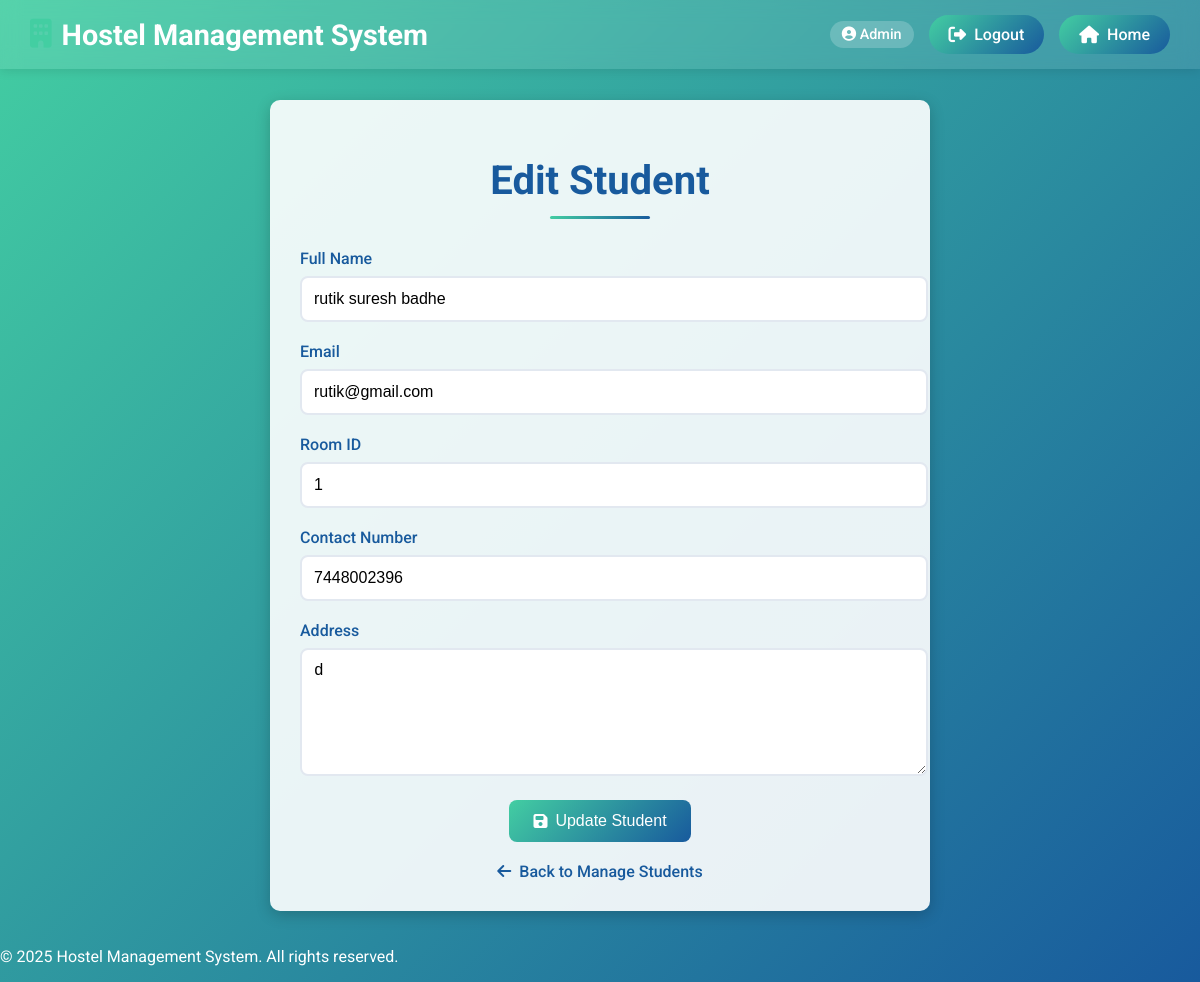
The page /admin/edit_student.php?id=3 (signed in) on the database its author committed.
### tables this page shows
CREATE TABLE `students` (
  `id` int(11) NOT NULL,
  `user_id` int(11) NOT NULL,
  `room_id` int(11) DEFAULT NULL,
  `contact_number` varchar(20) DEFAULT NULL,
  `address` text DEFAULT NULL
);

CREATE TABLE `users` (
  `id` int(11) NOT NULL,
  `name` varchar(100) NOT NULL,
  `email` varchar(100) NOT NULL,
  `password` varchar(255) NOT NULL,
  `role` enum('admin','student') DEFAULT 'student',
  `created_at` timestamp NOT NULL DEFAULT current_timestamp()
);

### admin/edit_student.php (the view, shortened to what this page needs)
<?php
include '../includes/header.php';
include '../includes/db_connect.php';
if (isset($_GET['id'])) {
    $student_id = $_GET['id'];
    $query = "SELECT s.id, u.name, u.email, s.room_id, s.contact_number, s.address
              FROM students s
              JOIN users u ON s.user_id = u.id
              WHERE s.id = ?";
    $stmt = $conn->prepare($query);
    $stmt->bind_param("i", $student_id);
    $stmt->execute();
    $result = $stmt->get_result();
    if ($result->num_rows === 1) {
        $student = $result->fetch_assoc();
    } else {
        die("Student not found.");
    }
} else {
    header("Location: students.php");
    exit;
}
?>
<!DOCTYPE html>
<html lang="en">
<head>
    <link rel="stylesheet" href="https://cdnjs.cloudflare.com/ajax/libs/font-awesome/6.4.0/css/all.min.css">
</head>
<body>
    <div class="main-container">
        <div class="form-container">
            <div class="page-header">
                <h1>Edit Student</h1>
            </div>
            <form method="POST">
                <div class="form-group">
                    <label for="name">Full Name</label>
                    <input type="text" name="name" value="<?php echo htmlspecialchars($student['name']); ?>" required>
                </div>
                <div class="form-group">
                    <label for="email">Email</label>
                    <input type="email" name="email" value="<?php echo htmlspecialchars($student['email']); ?>" required>
                </div>
                <div class="form-group">
                    <label for="room_id">Room ID</label>
                    <input type="number" name="room_id" value="<?php echo htmlspecialchars($student['room_id']); ?>">
                </div>
                <div class="form-group">
                    <label for="contact">Contact Number</label>
                    <input type="text" name="contact" value="<?php echo htmlspecialchars($student['contact_number']); ?>">
                </div>
                <div class="form-group">
                    <label for="address">Address</label>
                    <textarea name="address" required><?php echo htmlspecialchars($student['address']); ?></textarea>
                </div>
                <button type="submit" class="submit-btn">
                    <i class="fas fa-save"></i> Update Student
                </button>
            </form>
            <a href="students.php" class="back-button">
                <i class="fas fa-arrow-left"></i> Back to Manage Students
            </a>
        </div>
    </div>
    <?php include '../includes/footer.php'; ?>
</body>
</html>

### includes/header.php (style rules this page uses)
body { margin: 0; padding: 0; font-family: 'Roboto', sans-serif; }

### admin/edit_student.php (style rules this page uses)
body { background: linear-gradient(135deg, #43cea2, #185a9d); color: #fff; font-family: 'Roboto', sans-serif; margin: 0; padding: 0; min-height: 100vh; display: flex; flex-direction: column; }
.main-container { flex: 1; display: flex; flex-direction: column; align-items: center; padding: 20px; text-align: center; margin-top: 80px; }
.form-container { background: rgba(255, 255, 255, 0.9); padding: 30px; border-radius: 10px; box-shadow: 0 4px 15px rgba(0, 0, 0, 0.2); width: 100%; max-width: 600px; color: #333; }
.page-header { margin-bottom: 30px; position: relative; }
.page-header h1 { color: #185a9d; font-size: 2.5rem; margin-bottom: 10px; position: relative; padding-bottom: 15px; }
.page-header h1::after { content: ''; position: absolute; bottom: 0; left: 50%; transform: translateX(-50%); width: 100px; height: 3px; background: linear-gradient(135deg, #43cea2, #185a9d); border-radius: 2px; }
.form-group { margin-bottom: 20px; text-align: left; }
.form-group label { display: block; margin-bottom: 8px; color: #185a9d; font-weight: 500; }
.form-group input, .form-group textarea { width: 100%; padding: 12px; border: 2px solid #e2e8f0; border-radius: 8px; font-size: 1rem; transition: all 0.3s ease; }
.form-group textarea { min-height: 100px; resize: vertical; }
.submit-btn { background: linear-gradient(135deg, #43cea2, #185a9d); color: white; padding: 12px 24px; border: none; border-radius: 8px; font-size: 1rem; font-weight: 500; cursor: pointer; transition: all 0.3s ease; display: inline-flex; align-items: center; gap: 8px; margin-bottom: 20px; }
.back-button { display: inline-flex; align-items: center; gap: 8px; color: #185a9d; text-decoration: none; font-weight: 500; transition: all 0.3s ease; }

### rows shown on the page
students: name "rutik suresh badhe", email "rutik@gmail.com", room_id "1", contact "7448002396", address "d"

### other values the page prints
$_SESSION['user']['role'] "Admin"
